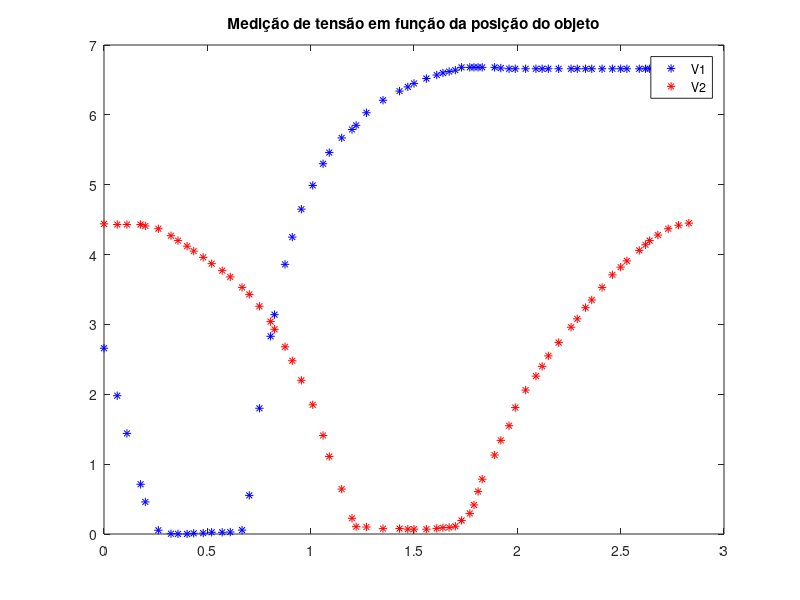

This figure's MATLAB source: (Note: this script raises an error after producing the figure.)
clear all; 
close all; 
clc;

%Importação dos dados
entrada = (importdata('LDR_ball.txt'))';
%Criando os vetores de entrada e saída para o sensor inferencial regressor 
v1 = entrada(1,:); 
v2 = entrada(2,:);
v = [v1;v2];
y = entrada(3,:);

%Visualização dos dados de entrada (vensão dos LDRs em função da posição do
%objeto)
figure,
plot(y,v1,'b*',y,v2,'r*'),title(['Medição de tensão em função da posição do objeto'])
legend('V1','V2');

%Normalização dos dados
[vn1,vs1] = mapminmax(v1); 
[vn2,vs2] = mapminmax(v2);
vn = [vn1;vn2]; %Vetor de entrada normalizado
[yn,ys] = mapminmax(y); %vetor de saída normalizado

%Visualização dos dados de entrada
figure,
subplot(221),plot(v1,y,'b*'),title('V1')
subplot(223),plot(vn1,yn,'b*'),title('V1 Normalizado')
subplot(222),plot(v2,y,'b*'),title('V2')
subplot(224),plot(vn2,yn,'b*'),title('V2 Normalizado')


% Create a Fitting Network
trainFcn = 'trainlm';  % Algoritmo de Levenberg-Marquardt
hiddenLayerSize = 5; %  camadas oculta
net = fitnet(hiddenLayerSize,trainFcn);
% Setup Division of Data for Training, Validation, Testing
net.divideParam.trainRatio = 70/100;
net.divideParam.valRatio = 10/100;
net.divideParam.testRatio = 10/100;

% Train the Network
[net,tr] = train(net,v,y);

% Test the Network
y_1 = net(v);
E = rmse(y,y_1) 
% e = mean(abs(gsubtract(t,y)));%calcula o erro absoluto medio(MAE) entre t e y
% 
% figure
% plot(v1,y,'r*',v1,y_1,'b*'),
% legend('referencia','estimado M1');
% title('Modelo 1 camada oculta');
% 
% figure
% plot(v2,y,'r*',v2,y_1,'b*');
% legend('referencia','estimado M2');
% title('Modelo 1 camada oculta');

figure,
subplot(211),plot(v1,y,'r*',v1,y_1,'b*')
title('Modelo 5 camadas ocultas - V1')
legend('referencia','Estimado');
subplot(212),plot(v2,y,'r*',v2,y_1,'b*');
title('Modelo 5 camadas ocultas - V2')
legend('referencia','Estimado');
